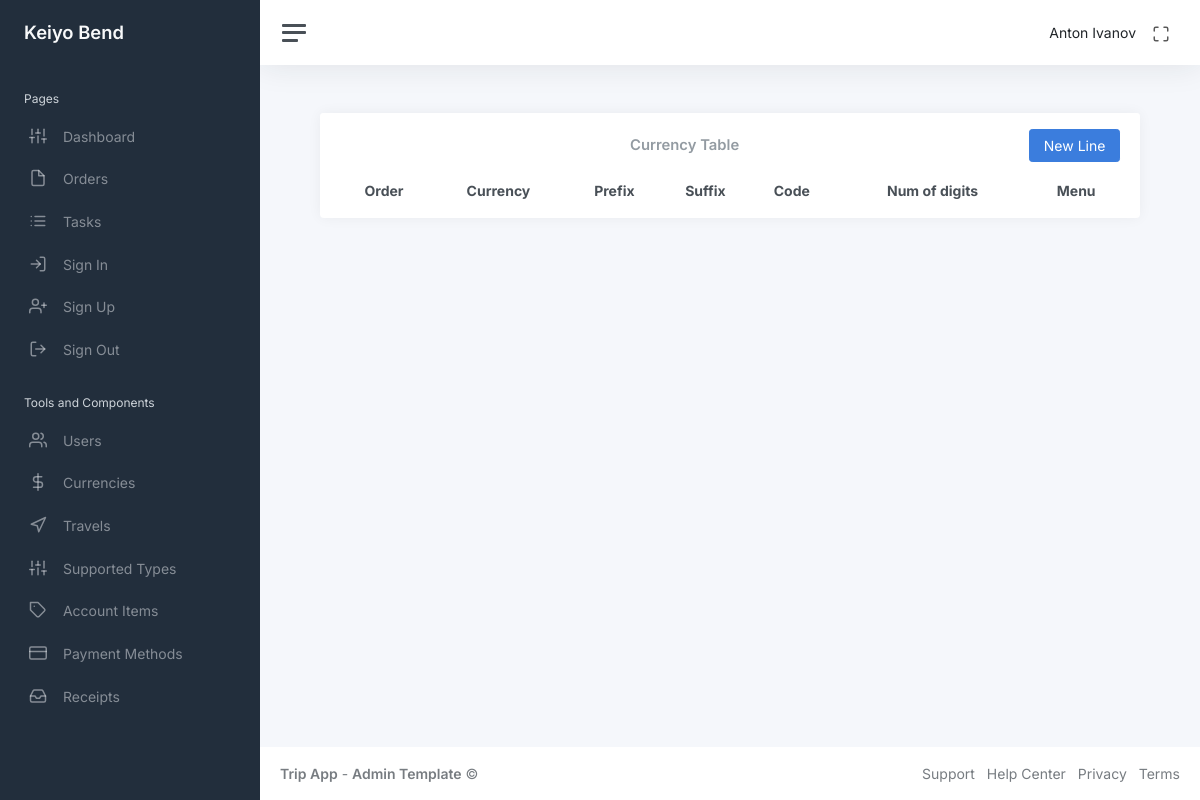
/admin_menu/currency_table (signed in), run on an earlier commit of the app's database.
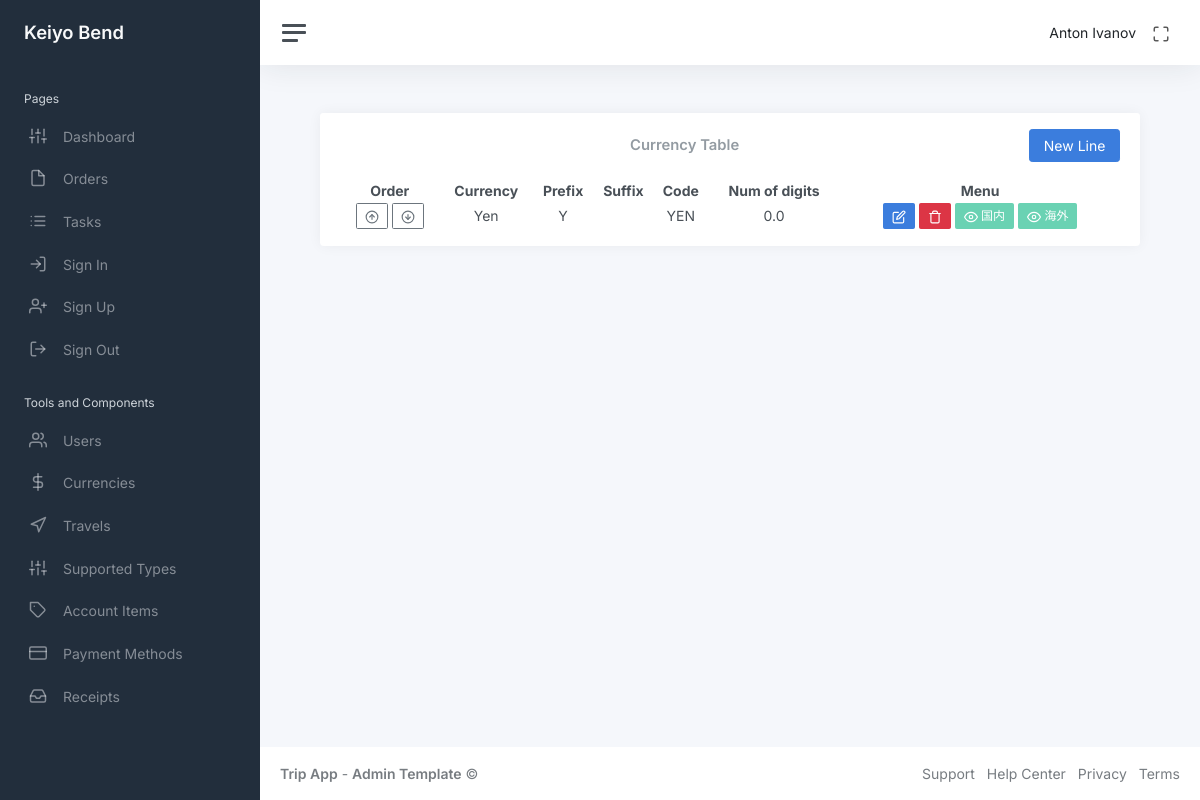
And on a later commit of the database.
### app/auth/models/user.py (models this page shows, shortened)
class User(UserMixin, db.Model):
    id: so.Mapped[int] = so.mapped_column(primary_key=True)
    name: so.Mapped[str] = so.mapped_column(sa.String(64), index=True, default=None)
    email: so.Mapped[str] = so.mapped_column(sa.String(120), index=True, unique=True)
    password_hash: so.Mapped[Optional[str]] = so.mapped_column(sa.String(256))
    admin: so.Mapped[bool] = so.mapped_column(sa.Boolean(), default=False)
    is_show: so.Mapped[bool] = so.mapped_column(sa.Boolean(), default=True)
    orders_rel = db.relationship("Order", back_populates="user", cascade="all, delete-orphan")

### app/admin/models/currencies.py (models this page shows, shortened)
class Currencies(db.Model):
    id: so.Mapped[int] = so.mapped_column(primary_key=True)
    name: so.Mapped[str] = so.mapped_column(sa.String(), nullable=False, default=None)
    prefix: so.Mapped[str] = so.mapped_column(sa.String(), default=None)
    suffix: so.Mapped[str] = so.mapped_column(sa.String(), default=None)
    code: so.Mapped[str] = so.mapped_column(sa.String(), nullable=False, default=None)
    decimal: so.Mapped[float] = so.mapped_column(sa.Float(), nullable=False)
    order: so.Mapped[int] = so.mapped_column(sa.Integer(), nullable=False, index=True, default=1)
    is_show_japan: so.Mapped[bool] = so.mapped_column(sa.Boolean(), nullable=False, default=True)
    is_show_world: so.Mapped[bool] = so.mapped_column(sa.Boolean(), nullable=False, default=True)
    rates = db.relationship("Rates", back_populates="currency", cascade="all, delete-orphan")
    details = db.relationship("Details", back_populates="currency", cascade="all, delete-orphan")

### app/admin/routes/currencies/currency_table.py (the view)
@bp.route("/admin_menu/currency_table")
@login_required
def currency_table():
    currencies = db.session.scalars(sa.select(Currencies).order_by(Currencies.order)).all()
    return render_template(
        "admin/currency_table.html", title="Currency Table", currencies=currencies
    )

### app/auth/models/user.py (called while the page is built)
@login.user_loader
def load_user(id):
    return db.session.get(User, int(id))

### app/admin/templates/admin/currency_table.html (shortened to what this page needs)
<!DOCTYPE html>
{% extends "main/base.html" %}
{% block content %}
<div class="container-fluid p-0">
    <div class="row">
        <div class="col-md-12 ms-sm-auto col-lg-12 px-md-4">
            <div class="card flex-fill">
                <div class="card-header py-3">
                    <div class="d-flex justify-content-between align-items-center">
                        <h3 class="card-title mb-0">Currency Table</h3>
                        <button class="btn btn-primary btn-add" id="btn-add">New Line</button>
                    </div>
                </div>
                <div class="card-body py-0 mb-3">
                    <table class="display cell-border" style="width: 100%" id="currencyTable">
                        <thead>
                            <tr style="text-align: center;">
                                <th class="col-order">Order</th>
                                <th class="col-currency">Currency</th>
                                <th class="col-prefix">Prefix</th>
                                <th class="col-suffix">Suffix</th>
                                <th class="col-code">Code</th>
                                <th class="col-num">Num of digits</th>
                                <th class="col-menu">Menu</th>
                            </tr>
                        </thead>
                        <tbody>
                            {% for currency in currencies %}
                            <tr data-id="{{ currency.id }}" data-order="{{ currency.order }}" class="text-center">
                                <td style="text-align:center">
                                    <button class="btn btn-sm btn-outline-secondary move-up"><i class="align-middle"
                                            data-feather="arrow-up-circle"></i></button>
                                    <button class="btn btn-sm btn-outline-secondary move-down"><i class="align-middle"
                                            data-feather="arrow-down-circle"></i></button>
                                </td>
                                <td class="view-mode currency-cell">{{ currency.name }}</td>
                                <td class="view-mode">{{ currency.prefix }}</td>
                                <td class="view-mode">{{ currency.suffix }}</td>
                                <td class="view-mode">{{ currency.code }}</td>
                                <td class="view-mode">{{ currency.decimal }}</td>
                                <td style="text-align:center">
                                    <button class="btn btn-primary btn-sm btn-edit"><i class="align-middle"
                                            data-feather="edit"></i></button>
                                    <button class="btn btn-danger btn-sm btn-delete"><i class="align-middle"
                                            data-feather="trash"></i></button>
                                    <button
                                        class="btn btn-sm btn-show-japan {{ 'btn-success' if currency.is_show_japan else 'btn-danger' }}"
                                        disabled>
                                        {% if currency.is_show_japan %}
                                        <i class="align-middle" data-feather="eye"></i> 国内
                                        {% else %}
                                        <i class="align-middle" data-feather="eye-off"></i> 国内
                                        {% endif %}
                                    </button>
                                    <button
                                        class="btn btn-sm btn-show-world {{ 'btn-success' if currency.is_show_world else 'btn-danger' }}"
                                        disabled>
                                        {% if currency.is_show_world %}
                                        <i class="align-middle" data-feather="eye"></i> 海外
                                        {% else %}
                                        <i class="align-middle" data-feather="eye-off"></i> 海外
                                        {% endif %}
                                    </button>
                                </td>
                            </tr>
                            {% endfor %}
                        </tbody>
                    </table>
                </div>
            </div>
        </div>
    </div>
</div>
{% endblock %}

### app/main/templates/main/base.html (shortened to what this page needs)
<!DOCTYPE html>
<html lang="en" data-bs-theme="auto">
<head>
    <link href="https://cdn.jsdelivr.net/npm/bootstrap@5.3.3/dist/css/bootstrap.min.css" rel="stylesheet">
    <link rel="stylesheet" href="https://cdn.datatables.net/1.11.3/css/jquery.dataTables.min.css">
    <link href="../main/static/css/app.css" rel="stylesheet">
</head>
<body>
    <div class="wrapper">
        {% block sidebar %}
        {% include 'main/sidebar.html' %}
        {% endblock %}
        <div class="main">
            {% block navbar %}
            {% include 'main/navbar.html' %}
            {% endblock %}
            <main class="content">
                {% block content %} {% endblock %}
            </main>
            <footer class="footer">
                <div class="container-fluid">
                    <div class="row text-muted">
                        <div class="col-6 text-start">
                            <p class="mb-0">
                                <a class="text-muted" href="https://adminkit.io/" target="_blank"><strong>Trip
                                        App</strong></a> - <a class="text-muted" href="https://adminkit.io/"
                                    target="_blank"><strong>Admin
                                        Template</strong></a> &copy;
                            </p>
                        </div>
                        <div class="col-6 text-end">
                            <ul class="list-inline">
                                <li class="list-inline-item">
                                    <a class="text-muted" href="https://adminkit.io/" target="_blank">Support</a>
                                </li>
                                <li class="list-inline-item">
                                    <a class="text-muted" href="https://adminkit.io/" target="_blank">Help Center</a>
                                </li>
                                <li class="list-inline-item">
                                    <a class="text-muted" href="https://adminkit.io/" target="_blank">Privacy</a>
                                </li>
                                <li class="list-inline-item">
                                    <a class="text-muted" href="https://adminkit.io/" target="_blank">Terms</a>
                                </li>
                            </ul>
                        </div>
                    </div>
                </div>
            </footer>
        </div>
    </div>
</body>
</html>

### app/main/templates/main/sidebar.html
<!DOCTYPE html>
<nav id="sidebar" class="sidebar js-sidebar">
    <div class="sidebar-content js-simplebar">
        <a class="sidebar-brand" href="{{ url_for('main.index') }}">
            <span class="align-middle">Keiyo Bend</span>
        </a>
        <ul class="sidebar-nav">
            <li class="sidebar-header">
                Pages
            </li>
            <li class="sidebar-item">
                <a class="sidebar-link" href="{{ url_for('main.index') }}">
                    <i class="align-middle" data-feather="sliders"></i> <span class="align-middle">Dashboard</span>
                </a>
            </li>
            <li class="sidebar-item">
                <a class="sidebar-link" href="{{ url_for('main.create_order') }}">
                    <i class="align-middle" data-feather="file"></i> <span class="align-middle">Orders</span>
                </a>
            </li>
            <li class="sidebar-item">
                <a class="sidebar-link" href="{{ url_for('main.create_task') }}">
                    <i class="align-middle" data-feather="list"></i> <span class="align-middle">Tasks</span>
                </a>
            </li>
            <li class="sidebar-item">
                <a class="sidebar-link" href="{{ url_for('auth.login') }}">
                    <i class="align-middle" data-feather="log-in"></i> <span class="align-middle">Sign In</span>
                </a>
            </li>
            <li class="sidebar-item">
                <a class="sidebar-link" href="{{ url_for('auth.register') }}">
                    <i class="align-middle" data-feather="user-plus"></i> <span class="align-middle">Sign
                        Up</span>
                </a>
            </li>
            <li class="sidebar-item">
                <a class="sidebar-link" href="{{ url_for('auth.logout') }}">
                    <i class="align-middle" data-feather="log-out"></i> <span class="align-middle">Sign
                        Out</span>
                </a>
            </li>
            {% if current_user.admin == True %}
            <li class="sidebar-header">
                Tools and Components
            </li>
            <li class="sidebar-item">
                <a class="sidebar-link" href="{{ url_for('admin.admin_table') }}">
                    <i class="align-middle" data-feather="users"></i> <span class="align-middle">Users</span>
                </a>
            </li>
            <li class="sidebar-item">
                <a class="sidebar-link" href="{{ url_for('admin.currency_table') }}">
                    <i class="align-middle" data-feather="dollar-sign"></i> <span class="align-middle">Currencies</span>
                </a>
            </li>
            <li class="sidebar-item">
                <a class="sidebar-link" href="{{ url_for('admin.travel_table') }}">
                    <i class="align-middle" data-feather="navigation"></i> <span class="align-middle">Travels</span>
                </a>
            </li>
            <li class="sidebar-item">
                <a class="sidebar-link" href="{{ url_for('admin.supported_types_table')}}">
                    <i class="align-middle" data-feather="sliders"></i> <span class="align-middle">Supported
                        Types</span>
                </a>
            </li>
            <li class="sidebar-item">
                <a class="sidebar-link" href="{{ url_for('admin.account_items_table')}}">
                    <i class="align-middle" data-feather="tag"></i> <span class="align-middle">Account Items</span>
                </a>
            </li>
            <li class="sidebar-item">
                <a class="sidebar-link" href="{{ url_for('admin.payment_methods_table')}}">
                    <i class="align-middle" data-feather="credit-card"></i> <span class="align-middle">Payment
                        Methods</span>
                </a>
            </li>
            <li class="sidebar-item">
                <a class="sidebar-link" href="{{ url_for('admin.receipts_table')}}">
                    <i class="align-middle" data-feather="inbox"></i> <span class="align-middle">Receipts</span>
                </a>
            </li>
            {% endif %}
        </ul>
    </div>
</nav>

### app/main/templates/main/navbar.html (shortened to what this page needs)
<!DOCTYPE html>
<nav class="navbar navbar-expand navbar-light navbar-bg">
    <a class="sidebar-toggle js-sidebar-toggle">
        <i class="hamburger align-self-center"></i>
    </a>
    <div class="navbar-collapse collapse">
        <ul class="navbar-nav navbar-align">
            <li class="nav-item dropdown">
                <a class="nav-link d-none d-sm-inline-block">
                    <span class="text-dark">{{ current_user.name }}</span>
                </a>
            </li>
            <li class="nav-item">
                <a id="fullscreenButton" class="nav-link d-none d-sm-inline-block">
                    <i class="align-middle" data-feather="maximize"></i>
                </a>
            </li>
        </ul>
    </div>
</nav>

### app/admin/static/css/currency_table_style.css (style rules this page uses)
.col-order { width: 10%; }
.col-currency { width: 20%; }
.col-prefix { width: 10%; }
.col-suffix { width: 10%; }
.col-code { width: 10%; }
.col-num { width: 10%; }
.col-menu { width: 20%; }
.text-center { display: flex; justify-content: center; align-items: center; }

What changed in the data, as far as the page shows it:
added Currencies: name "Yen", prefix "Y", code "YEN", decimal "0.0", is_show_japan True (drawn), is_show_world True (drawn)
